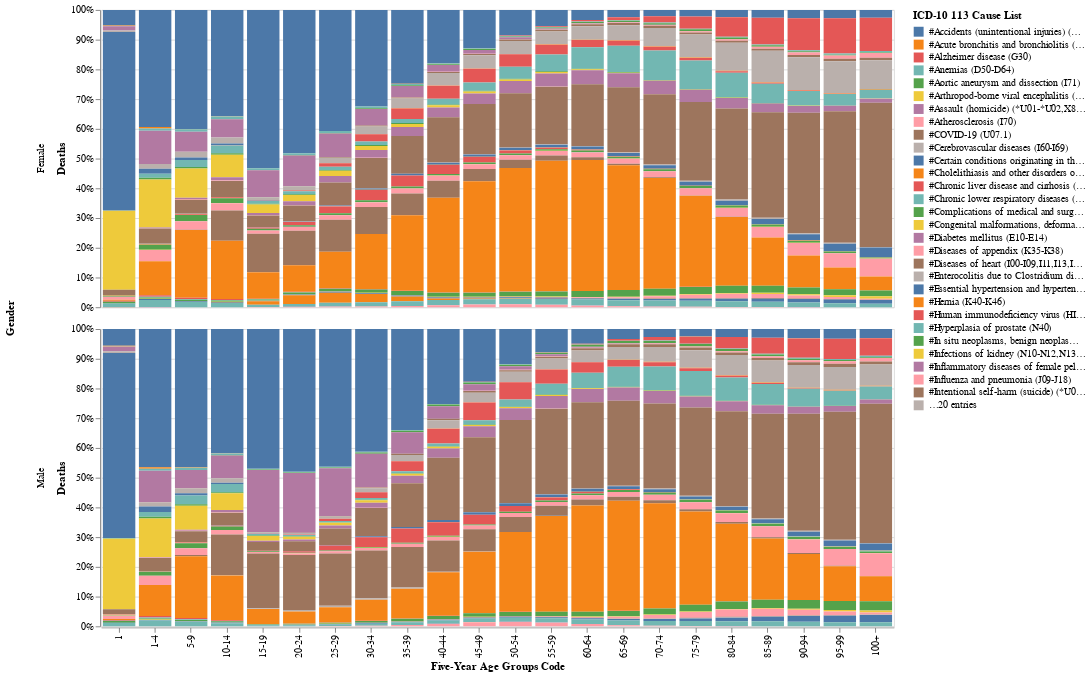

Notebook code cell kept with this figure:
### Markdown cell above
### Relative grouped COD by age

### Code cell
alt.Chart(plot_df).mark_bar(tooltip=True).encode(
    x=alt.X('Five-Year Age Groups Code', sort=age_order),
    y=alt.Y('Deaths').stack("normalize"),
    color=alt.Color('ICD-10 113 Cause List'),
    row='Gender'
).properties(
    width=800
)

### Figure 1 — Vega-Lite specification as saved in the notebook (floating-point values rounded to 4 significant figures; data arrays with more than 128 entries replaced by an {"elided": "..."} marker saying what was removed)
{"config": {"view": {"continuousWidth": 300, "continuousHeight": 300}}, "data": {"name": "data-a45969691c114801e905b44ff4e456da"}, "mark": {"type": "bar", "tooltip": true}, "encoding": {"color": {"field": "ICD-10 113 Cause List", "type": "nominal"}, "row": {"field": "Gender", "type": "nominal"}, "x": {"field": "Five-Year Age Groups Code", "sort": ["1", "1-4", "5-9", "10-14", "15-19", "20-24", "25-29", "30-34", "35-39", "40-44", "45-49", "50-54", "55-59", "60-64", "65-69", "70-74", "75-79", "80-84", "85-89", "90-94", "95-99", "100+"], "type": "nominal"}, "y": {"field": "Deaths", "stack": "normalize", "type": "quantitative"}}, "width": 800, "$schema": "https://vega.github.io/schema/vega-lite/v5.17.0.json", "datasets": {"data-a45969691c114801e905b44ff4e456da": {"elided": "1684 records"}}}
